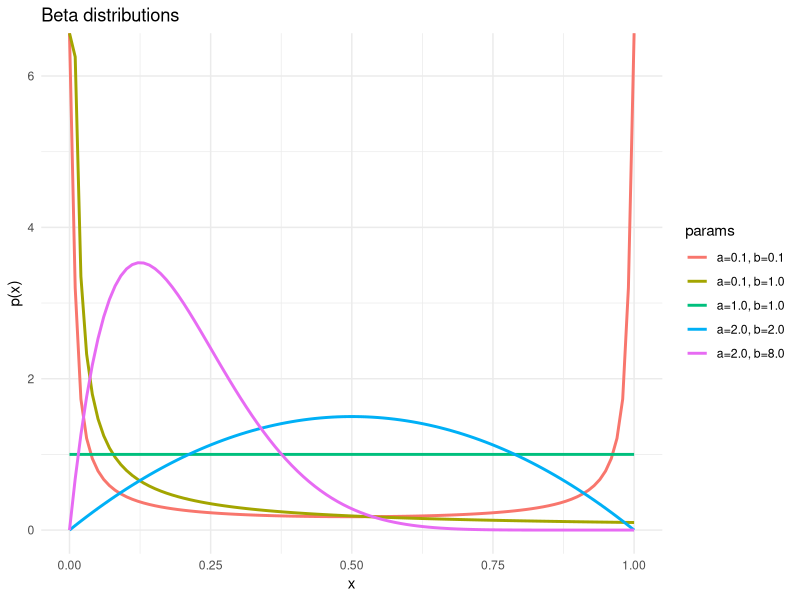
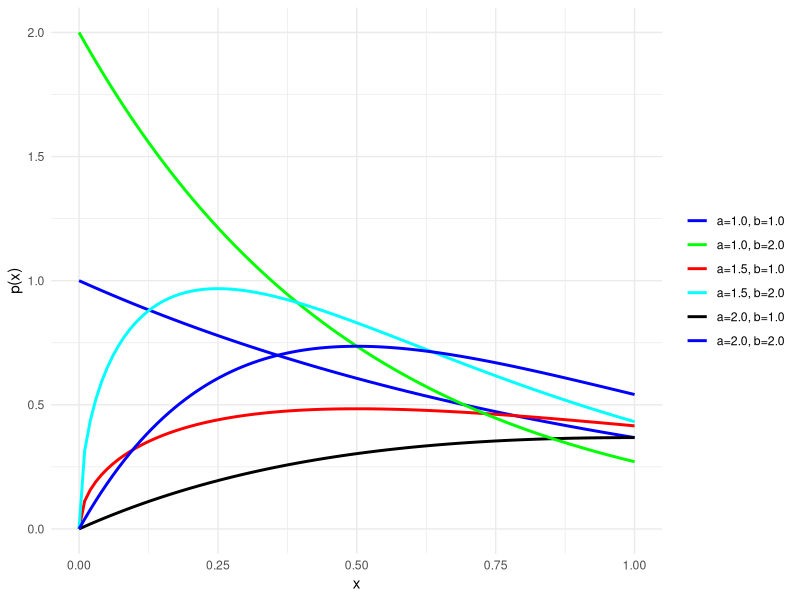

Generate these figures, in order, with R: (Note: this script raises an error after producing the figures.)
library(patchwork)
library(tidyverse)

make_graph_r <- function(data) {

  x <- data$x
  a_list <- data$a_list
  b_list <- data$b_list
  props <- data$props

  param_df <- tibble(
    a = a_list,
    b = b_list,
    prop = props,
    label = sprintf(
      "a=%.1f, b=%.1f",
      a_list, b_list
    )
  )

  # build long dataframe
  df <- purrr::map2_dfr(
    a_list,
    b_list,
    function(a, b) {
      tibble(
        x = x,
        y = dbeta(x, shape1 = a, shape2 = b),
        a = a,
        b = b
      )
    }
  )  |>
    left_join(param_df, by = c("a", "b"))

  df$prop <- rep(props, each = length(x))

  ggplot(
    df,
    aes(x = x, y = y, group = interaction(a, b))
  ) +
    geom_line(
      aes(color = label), linewidth = 1
    ) +
    labs(
      x = "x",
      y = "p(x)",
      title = "Beta distributions",
      color = "params"
    ) +
    theme_minimal()
}

# -----------------------
# Example data (your case)
# -----------------------
x <- seq(0, 1, length.out = 100)
data <- list(
  x = x,
  a_list = c(0.1, 0.1, 1.0, 2.0, 2.0),
  b_list = c(0.1, 1.0, 1.0, 2.0, 8.0),
  props = c("blue", "red", "black", "green", "cyan")
)
make_graph_r(data)

make_graph_gamma_r <- function(data) {

  x <- data$x
  a_list <- data$a_list
  b_list <- data$b_list
  colors <- data$props

  # -----------------------
  # parameter table (one row per curve)
  # -----------------------
  param_df <- tibble(
    a = a_list,
    b = b_list,
    color = colors,
    label = sprintf(
      "a=%.1f, b=%.1f",
      a_list, b_list
    )
  )

  # -----------------------
  # expand curves
  # -----------------------
  df <- param_df |>
    mutate(
      data = map2(
        a, b,
        ~ tibble(
          x = x,
          y = dgamma(x, shape = .x, rate = .y)
        )
      )
    ) |>
    unnest(data)

  ggplot(
    df,
    aes(x = x, y = y, group = interaction(a, b))
  ) +
    geom_line(
      aes(color = label),
      linewidth = 1
    ) +
     scale_color_manual(
      values = c(
        setNames(param_df$color, param_df$label),
        setNames("orange", "half-cauchy")
      )
    ) +
    labs(
      x = "x",
      y = "p(x)"
    ) +
    theme_minimal() +
    theme(legend.title = element_blank())
}

data <- list(
  x = x,
  a_list = c(1.0, 1.5, 2.0, 1.0, 1.5, 2.0),
  b_list = c(1.0, 1.0, 1.0, 2.0, 2.0, 2.0),
  props = c("blue", "red", "black", "green", "cyan", "blue")
)
make_graph_gamma_r(data)

make_graph_distributions <-
  function(data, palette_name = "Set1") {

    x <- data$x

    dinvgamma <- function(x, shape, scale) {
      ifelse(
        x <= 0,
        0,
        (scale^shape / gamma(shape)) *
          x^(-shape - 1) * exp(-scale / x)
      )
    }

    # Half-Cauchy: scale = sigma
    dhalfcauchy <- function(x, scale = 1) {
      ifelse(
        x < 0,
        0,
        (2 / scale) * dt(x / scale, df = 1)
      )
    }

    param_df <- tibble(
      dist = data$dist,
      param1 = data$param1,
      param2 = data$param2,
      label = data$label
    )

    n_colors <- nrow(param_df)

    if (n_colors < 3) {
      colors <- c("red", "blue", "green")[1:n_colors]
    } else {
      colors <- brewer.pal(n_colors, palette_name)
    }

    param_df$color <- colors
    df <- param_df |>
      mutate(
        data = pmap(
          list(dist, param1, param2),
          function(dist, p1, p2) {
            tibble(
              x = x,
              y = case_when(
                dist == "gamma" ~
                  dgamma(x, shape = p1, rate = p2),
                dist == "exponential" ~
                  dexp(x, rate = p1),
                dist == "chisq" ~
                  dchisq(x, df = p1),
                dist == "invgamma" ~
                  dinvgamma(x, shape = p1, scale = p2),
                dist == "halfcauchy"
                ~ dhalfcauchy(x, scale = p1),
                TRUE ~ NA_real_
              )
            )
          }
        )
      ) |>
      unnest(data)

    color_values <- setNames(param_df$color, param_df$label)

    ggplot(df, aes(x = x, y = y, color = label)) +
      geom_line(linewidth = 1) +
      scale_color_manual(values = color_values) +
      labs(
        x = "x",
        y = "density",
        title = paste(
          "Distribution Comparison (Color palette:",
          palette_name, ")"
        )
      ) +
      theme_minimal() +
      theme(legend.title = element_blank())
  }

x <- seq(0.01, 5, length.out = 500)
## Exponential and Chi-Sq are both exponential distributions
data <- list(
  x = x,
  dist = c("gamma", "gamma", "exponential", "chisq"),
  param1 = c(1, 3/2, 1, 3),
  param2 = c(1, 1/2, NA, NA),
  label = c(
    "Gamma(1,1)",
    "Gamma(3/2,1/2)",
    "Exp(rate=1)",
    "Chi-square(df=3)"
  )
)
make_graph_distributions(data, palette_name = "Set2")

## Half-Cauchy makes a better prior for variance as IG give low prob for low variances
x <- seq(0.01, 5, length.out = 500)
data <- list(
  x = x,
  dist = c("invgamma", "halfcauchy"),
  param1 = c(2, 1),
  param2 = c(1, NA),
  label = c(
    "Inverse-Gamma(2,1)",
    "Half-Cauchy(scale=1)"
  )
)
make_graph_distributions(data, palette_name = "Set2")

## Gamma and IG behave differently at 0 and right tail
x <- seq(0.01, 5, length.out = 500)
data <- list(
  x = x,
  dist = c("invgamma", "gamma"),
  param1 = c(2, 3),
  param2 = c(3, 2),
  label = c(
    "Inverse-Gamma(2,1)",
    "Gamma(2,1)"
  )
)
make_graph_distributions(data, palette_name = "Set2")
